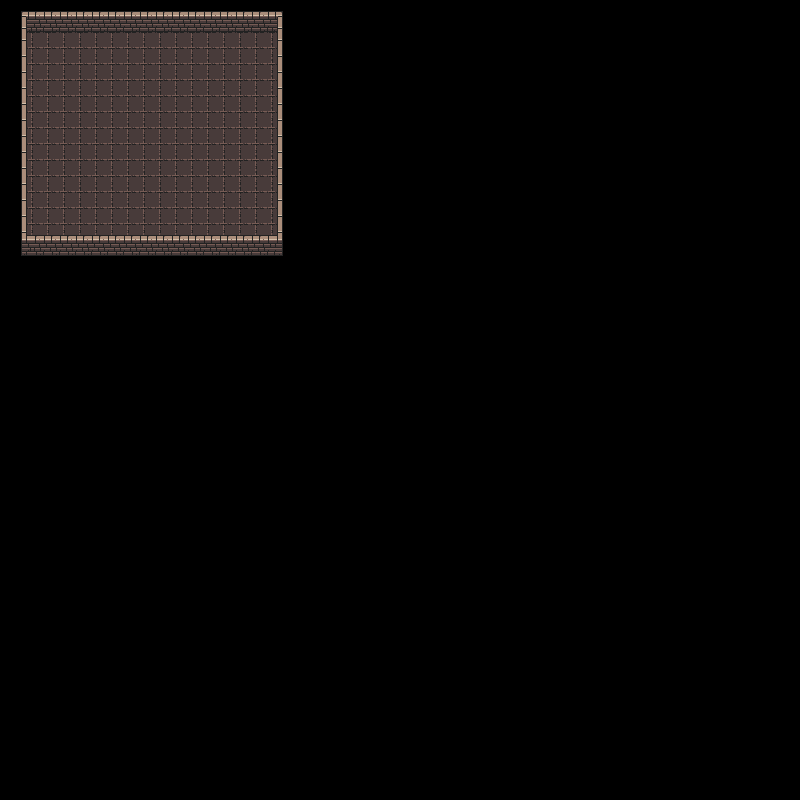

A level layout from a 2D game, rendered from its tile map. Below: a short description, then the map file with tile-grid data replaced by summaries:
An orthogonal 50x50 tile map with 16x16 px tiles, 3 tile layers (Floor, Walls, Decorations), 2 tilesets and 9 objects (PlayerSpawn).

<map version="1.10" tiledversion="1.11.0" orientation="orthogonal" renderorder="right-down" width="50" height="50" tilewidth="16" tileheight="16" infinite="0" nextlayerid="5" nextobjectid="2">
 <tileset firstgid="1" name="atlas_floor-16x16" tilewidth="16" tileheight="16" tilecount="49" columns="7">
  <image source="../Dungeontileset/atlas_floor-16x16.png" width="112" height="112" />
 </tileset>
 <tileset firstgid="50" name="atlas_walls_high-16x32" tilewidth="16" tileheight="16" tilecount="192" columns="24">
  <image source="../Dungeontileset/atlas_walls_high-16x32.png" width="384" height="128" />
  <tile id="1">
   <objectgroup draworder="index" id="2">
    <object id="1" x="4.99803" y="11" width="11.0041" height="5" />
   </objectgroup>
  </tile>
  <tile id="3">
   <objectgroup draworder="index" id="2">
    <object id="1" x="0" y="11" width="11" height="5" />
   </objectgroup>
  </tile>
  <tile id="25">
   <objectgroup draworder="index" id="2">
    <object id="1" x="5" y="0" width="5" height="16" />
   </objectgroup>
  </tile>
  <tile id="27">
   <objectgroup draworder="index" id="2">
    <object id="1" x="6" y="0" width="5" height="16" />
   </objectgroup>
  </tile>
  <tile id="72">
   <objectgroup draworder="index" id="2">
    <object id="1" x="4.99803" y="0" width="6" height="16" />
   </objectgroup>
  </tile>
  <tile id="97">
   <objectgroup draworder="index" id="2">
    <object id="1" x="5" y="11.0041" width="11.0041" height="5" />
   </objectgroup>
  </tile>
  <tile id="99">
   <objectgroup draworder="index" id="2">
    <object id="1" x="0" y="11" width="11.0041" height="5" />
   </objectgroup>
  </tile>
  <tile id="146">
   <objectgroup draworder="index" id="2">
    <object id="1" x="0" y="11" width="16.0021" height="5" />
   </objectgroup>
  </tile>
 </tileset>
 <layer id="1" name="Floor" width="50" height="50">
  <data>[2500 cells, 221 non-empty, 3 distinct tile ids]</data>
 </layer>
 <layer id="2" name="Walls" width="50" height="50">
  <data>[2500 cells, 90 non-empty, 7 distinct tile ids]</data>
 </layer>
 <layer id="3" name="Decorations" width="50" height="50">
  <data>[2500 cells, 4 non-empty, 4 distinct tile ids]</data>
 </layer>
 <objectgroup id="4" name="Spawn">
  <object id="1" name="PlayerSpawn" x="61" y="60" width="27" height="25.0018">
   <properties>
    <property name="isPlayerSpawn" type="bool" value="true" />
   </properties>
  </object>
 </objectgroup>
</map>
